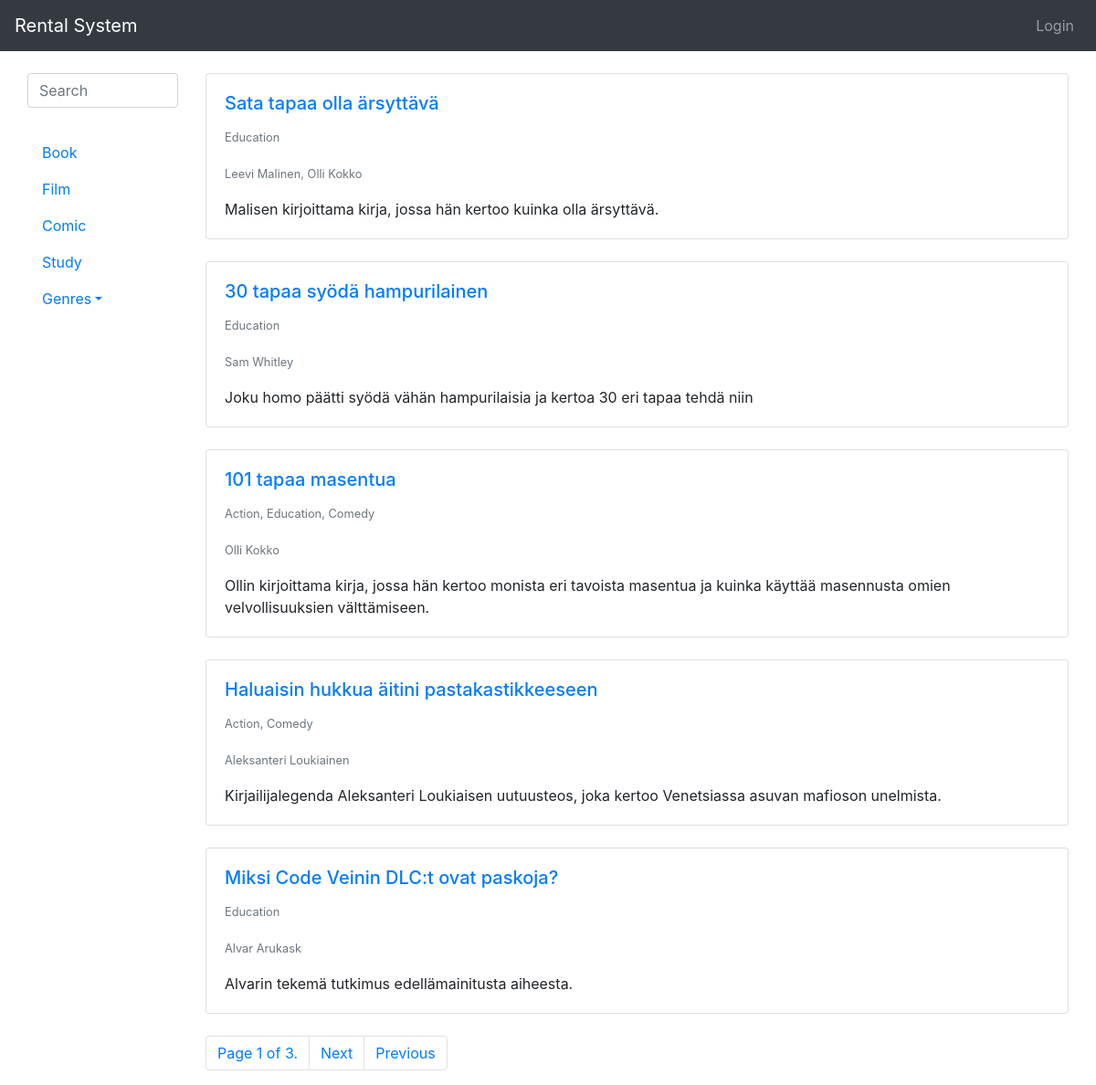
The page / on the database its author committed.
### rental_system/models.py (models this page shows, shortened)
class Type(models.Model):
    type = models.CharField(max_length=200)
    def __str__(self):
        return self.type

class Work(models.Model):
    creators = models.ManyToManyField(Creator)
    type = models.ForeignKey(Type, on_delete=models.CASCADE)
    genres = models.ManyToManyField(Genre)
    publishers = models.ManyToManyField(Publisher)
    title = models.CharField(max_length=200)
    desc = models.CharField(max_length=200)
    pub_date = models.IntegerField(
        default=2020,
        validators=[
            MaxValueValidator(datetime.date.today().year),
            MinValueValidator(1800)
        ]
    )

class Genre(models.Model):
    genre = models.CharField(max_length=200)
    def __str__(self):
        return self.genre

class Creator(models.Model):
    first_name = models.CharField(max_length=200)
    last_name = models.CharField(max_length=200)
    def __str__(self):
        return self.first_name + " " + self.last_name

### rental_system/views.py (the view)
# urls.py: path('', views.index, name='index'),
def index(request):
    works = Work.objects.order_by('-pub_date').all()
    types = Type.objects.all()
    genres = Genre.objects.all()
    if not request.GET.get('search'):
        paginator = Paginator(works, 5)
        page_number = request.GET.get('page')
        page_obj = paginator.get_page(page_number)
    else:
        page_obj = works
    context = {'works': page_obj, 'types': types, 'genres': genres}
    query = ""
    if request.GET.get('search'):
        query = request.GET['search']
        context['query'] = str(query)
    posts = sorted(search(query), key=attrgetter('title'), reverse=True)
    context['posts'] = posts
    return render(request, 'rental_system/index.html', context)

### rental_system/views.py (called while the page is built)
def search(query=None):
    queryset = []
    queries = query.split(" ") #
    for search in queries:
        obj = Work.objects.filter(Q(title__iexact=search) | Q(desc__iexact=search))
        for post in obj:
            queryset.append(post)
    return list(set(queryset))

### rental_system/templates/rental_system/index.html (shortened to what this page needs)
{% extends 'base.html' %}
{% block content %}
{% load static %}
<link rel="stylesheet" href="{% static 'mobile.css' %}">
<link rel="stylesheet" href="{% static 'darkmode.css' %}">
<div class="container-fluid">
    <div class="row">
        {% if types %}
        <div class="col-lg-2 col-12">
            <nav id="sidebar">
                <div class="searchbar">
                <form name="searchform" method="GET">
                    <input type="text" class="form-control" name="search" id="search" placeholder="Search" minlength="3"
                        autocomplete="off" required>
                </form>
                </div>
                <br>
            <div class ="pc">
                <ul class="nav flex-column">
                    {% for type in types %}
                    <li>
                        <a href="?search={{ type }}" class="nav-link">{{ type }}</a>
                    </li>
                    {% endfor %}
                    <li class="nav-item dropdown">
                        <a class="nav-link dropdown-toggle" data-toggle="dropdown" href="#" role="button"
                            aria-haspopup="true" aria-expanded="false">Genres</a>
                    </li>
                </ul>
            </div>
            </nav>
        </div>
        {% endif %}
        {% if works %}
        <div class="col-md-10 col-12">
            {% if not query %}
                {% for work in works %}
                <div class="card">
                    <div class="card-body">
                        <a href="work/{{ work.id }}">
                            <h5 class="card-title">{{ work.title }}</h5>
                        </a>
                        <p class="card-text"><small class="text-muted">{{ work.genres.all|join:", " }}</small></p>
                        <p class="card-text"><small class="text-muted">{{ work.creators.all|join:", " }}</small></p>
                        <p class="card-text">{{ work.desc }}</p>
                    </div>
                </div>
                <br>
                {% endfor %}
                {% endif %}
                <nav aria-label="Page navigation example">
                    <ul class="pagination">
                      <li class="page-item"><a class="page-link" href="#">Page {{ works.number }} of {{ works.paginator.num_pages }}.</a></li>
                      {% if works.has_next %}
                      <li class="page-item"><a class="page-link" href="?page={{ works.next_page_number }}">Next</a></li>
                      <li class="page-item"><a class="page-link" href="?page={{ works.paginator.num_pages }}">Previous</a></li>
                      {% endif %}
                    </ul>
                  </nav>
            </div>
        </div>
        {% else %}
        <p>No works are available.</p>
        {% endif %}
    </div>
    {% endblock %}

### rental_system/static/mobile.css (style rules this page uses)
@media (min-width:801px) { form [type='text'], form [type='password'] { display: block; margin-bottom: 3%; } }

### rows shown on the page
Type: type "Book"
Type: type "Film"
Type: type "Comic"
Type: type "Study"
Work: title "Sata tapaa olla ärsyttävä", genres.all "Education", creators.all "Leevi Malinen, Olli Kokko", desc "Malisen kirjoittama kirja, jossa hän kertoo kuinka olla ärsyttävä."
Work: title "30 tapaa syödä hampurilainen", genres.all "Education", creators.all "Sam Whitley", desc "Joku homo päätti syödä vähän hampurilaisia ja kertoa 30 eri tapaa tehdä niin"
Work: title "101 tapaa masentua", genres.all "Action, Education, Comedy", creators.all "Olli Kokko", desc "Ollin kirjoittama kirja, jossa hän kertoo monista eri tavoista masentua ja kuinka käyttää masennusta omien velvollisuuksien välttämiseen."
Work: title "Haluaisin hukkua äitini pastakastikkeeseen", genres.all "Action, Comedy", creators.all "Aleksanteri Loukiainen", desc "Kirjailijalegenda Aleksanteri Loukiaisen uutuusteos, joka kertoo Venetsiassa asuvan mafioson unelmista."
Work: title "Miksi Code Veinin DLC:t ovat paskoja?", genres.all "Education", creators.all "Alvar Arukask", desc "Alvarin tekemä tutkimus edellämainitusta aiheesta."

### other values the page prints
{{ works.number }} "1"
{{ works.paginator.num_pages }} "3"
